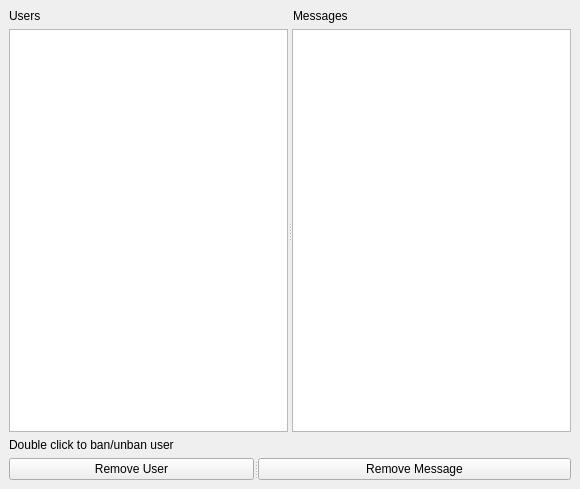
<?xml version="1.0" encoding="UTF-8"?>
<ui version="4.0">
 <class>MainWindow</class>
 <widget class="QMainWindow" name="MainWindow">
  <property name="geometry">
   <rect>
    <x>0</x>
    <y>0</y>
    <width>580</width>
    <height>489</height>
   </rect>
  </property>
  <property name="windowTitle">
   <string>MainWindow</string>
  </property>
  <widget class="QWidget" name="centralwidget">
   <layout class="QVBoxLayout" name="verticalLayout">
    <item>
     <layout class="QHBoxLayout" name="horizontalLayout_3">
      <item>
       <widget class="QLabel" name="label_Users">
        <property name="text">
         <string>Users</string>
        </property>
       </widget>
      </item>
      <item>
       <widget class="QLabel" name="label_Messages">
        <property name="text">
         <string>Messages</string>
        </property>
       </widget>
      </item>
     </layout>
    </item>
    <item>
     <widget class="QSplitter" name="splitter_2">
      <property name="sizePolicy">
       <sizepolicy hsizetype="Expanding" vsizetype="Preferred">
        <horstretch>0</horstretch>
        <verstretch>1</verstretch>
       </sizepolicy>
      </property>
      <property name="orientation">
       <enum>Qt::Horizontal</enum>
      </property>
      <widget class="QTableView" name="tableView_Users">
       <property name="sizePolicy">
        <sizepolicy hsizetype="Expanding" vsizetype="Expanding">
         <horstretch>0</horstretch>
         <verstretch>0</verstretch>
        </sizepolicy>
       </property>
      </widget>
      <widget class="QTableView" name="tableView_Messages">
       <property name="sizePolicy">
        <sizepolicy hsizetype="Expanding" vsizetype="Expanding">
         <horstretch>0</horstretch>
         <verstretch>0</verstretch>
        </sizepolicy>
       </property>
      </widget>
     </widget>
    </item>
    <item>
     <layout class="QHBoxLayout" name="horizontalLayout">
      <item>
       <widget class="QLabel" name="label">
        <property name="lineWidth">
         <number>1</number>
        </property>
        <property name="text">
         <string>Double click to ban/unban user</string>
        </property>
       </widget>
      </item>
     </layout>
    </item>
    <item>
     <widget class="QSplitter" name="splitter_3">
      <property name="orientation">
       <enum>Qt::Horizontal</enum>
      </property>
      <widget class="QPushButton" name="pushButton_RemoveUser">
       <property name="text">
        <string>Remove User</string>
       </property>
      </widget>
      <widget class="QPushButton" name="pushButton_RemoveMessage">
       <property name="text">
        <string>Remove Message</string>
       </property>
      </widget>
     </widget>
    </item>
   </layout>
  </widget>
 </widget>
 <resources/>
 <connections/>
</ui>
